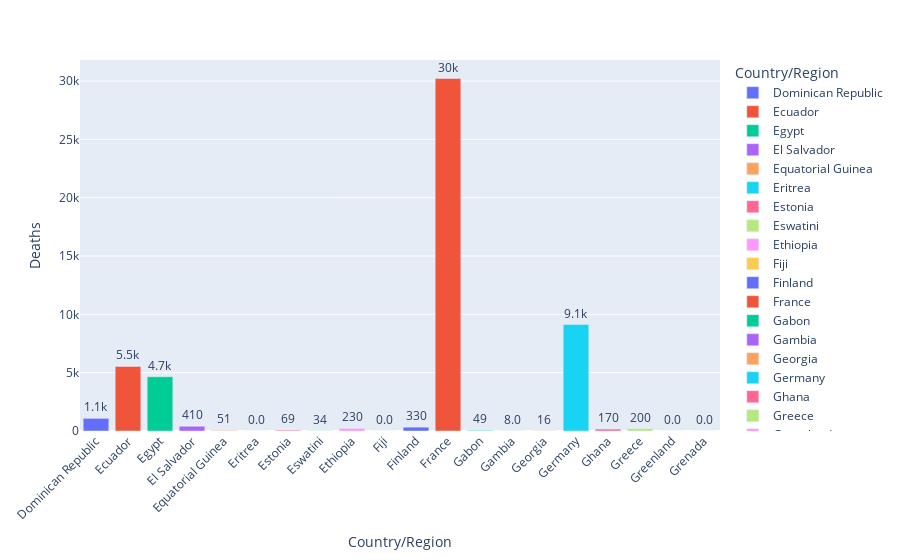

Write notebook code for a chart like this one.
### Markdown cell above
## Deaths for next 50 countries

### Code cell
fig1 = px.bar(country_wise[50:70], y='Deaths', x='Country/Region', text='Deaths', color='Country/Region')
# Put bar total value above bars with 2 values of precision
fig1.update_traces(texttemplate='%{text:.2s}', textposition='outside')
# Set fontsize and uniformtext_mode='hide' says to hide the text if it won't fit
fig1.update_layout(uniformtext_minsize=8)
# Rotate labels 45 degrees
fig1.update_layout(xaxis_tickangle=-45)
fig1

### Figure 1 — Plotly figure (JSON) as saved in the notebook; plotly's stock layout.template omitted (floating-point values rounded to 4 significant figures)
{"data": [{"alignmentgroup": "True", "hovertemplate": "Country/Region=%{x}<br>Deaths=%{text}<extra></extra>", "legendgroup": "Dominican Republic", "marker": {"color": "#636efa", "pattern": {"shape": ""}}, "name": "Dominican Republic", "offsetgroup": "Dominican Republic", "orientation": "v", "showlegend": true, "text": [1083], "textposition": "outside", "x": ["Dominican Republic"], "xaxis": "x", "y": [1083], "yaxis": "y", "type": "bar", "texttemplate": "%{text:.2s}"}, {"alignmentgroup": "True", "hovertemplate": "Country/Region=%{x}<br>Deaths=%{text}<extra></extra>", "legendgroup": "Ecuador", "marker": {"color": "#EF553B", "pattern": {"shape": ""}}, "name": "Ecuador", "offsetgroup": "Ecuador", "orientation": "v", "showlegend": true, "text": [5532], "textposition": "outside", "x": ["Ecuador"], "xaxis": "x", "y": [5532], "yaxis": "y", "type": "bar", "texttemplate": "%{text:.2s}"}, {"alignmentgroup": "True", "hovertemplate": "Country/Region=%{x}<br>Deaths=%{text}<extra></extra>", "legendgroup": "Egypt", "marker": {"color": "#00cc96", "pattern": {"shape": ""}}, "name": "Egypt", "offsetgroup": "Egypt", "orientation": "v", "showlegend": true, "text": [4652], "textposition": "outside", "x": ["Egypt"], "xaxis": "x", "y": [4652], "yaxis": "y", "type": "bar", "texttemplate": "%{text:.2s}"}, {"alignmentgroup": "True", "hovertemplate": "Country/Region=%{x}<br>Deaths=%{text}<extra></extra>", "legendgroup": "El Salvador", "marker": {"color": "#ab63fa", "pattern": {"shape": ""}}, "name": "El Salvador", "offsetgroup": "El Salvador", "orientation": "v", "showlegend": true, "text": [408], "textposition": "outside", "x": ["El Salvador"], "xaxis": "x", "y": [408], "yaxis": "y", "type": "bar", "texttemplate": "%{text:.2s}"}, {"alignmentgroup": "True", "hovertemplate": "Country/Region=%{x}<br>Deaths=%{text}<extra></extra>", "legendgroup": "Equatorial Guinea", "marker": {"color": "#FFA15A", "pattern": {"shape": ""}}, "name": "Equatorial Guinea", "offsetgroup": "Equatorial Guinea", "orientation": "v", "showlegend": true, "text": [51], "textposition": "outside", "x": ["Equatorial Guinea"], "xaxis": "x", "y": [51], "yaxis": "y", "type": "bar", "texttemplate": "%{text:.2s}"}, {"alignmentgroup": "True", "hovertemplate": "Country/Region=%{x}<br>Deaths=%{text}<extra></extra>", "legendgroup": "Eritrea", "marker": {"color": "#19d3f3", "pattern": {"shape": ""}}, "name": "Eritrea", "offsetgroup": "Eritrea", "orientation": "v", "showlegend": true, "text": [0], "textposition": "outside", "x": ["Eritrea"], "xaxis": "x", "y": [0], "yaxis": "y", "type": "bar", "texttemplate": "%{text:.2s}"}, {"alignmentgroup": "True", "hovertemplate": "Country/Region=%{x}<br>Deaths=%{text}<extra></extra>", "legendgroup": "Estonia", "marker": {"color": "#FF6692", "pattern": {"shape": ""}}, "name": "Estonia", "offsetgroup": "Estonia", "orientation": "v", "showlegend": true, "text": [69], "textposition": "outside", "x": ["Estonia"], "xaxis": "x", "y": [69], "yaxis": "y", "type": "bar", "texttemplate": "%{text:.2s}"}, {"alignmentgroup": "True", "hovertemplate": "Country/Region=%{x}<br>Deaths=%{text}<extra></extra>", "legendgroup": "Eswatini", "marker": {"color": "#B6E880", "pattern": {"shape": ""}}, "name": "Eswatini", "offsetgroup": "Eswatini", "orientation": "v", "showlegend": true, "text": [34], "textposition": "outside", "x": ["Eswatini"], "xaxis": "x", "y": [34], "yaxis": "y", "type": "bar", "texttemplate": "%{text:.2s}"}, {"alignmentgroup": "True", "hovertemplate": "Country/Region=%{x}<br>Deaths=%{text}<extra></extra>", "legendgroup": "Ethiopia", "marker": {"color": "#FF97FF", "pattern": {"shape": ""}}, "name": "Ethiopia", "offsetgroup": "Ethiopia", "orientation": "v", "showlegend": true, "text": [228], "textposition": "outside", "x": ["Ethiopia"], "xaxis": "x", "y": [228], "yaxis": "y", "type": "bar", "texttemplate": "%{text:.2s}"}, {"alignmentgroup": "True", "hovertemplate": "Country/Region=%{x}<br>Deaths=%{text}<extra></extra>", "legendgroup": "Fiji", "marker": {"color": "#FECB52", "pattern": {"shape": ""}}, "name": "Fiji", "offsetgroup": "Fiji", "orientation": "v", "showlegend": true, "text": [0], "textposition": "outside", "x": ["Fiji"], "xaxis": "x", "y": [0], "yaxis": "y", "type": "bar", "texttemplate": "%{text:.2s}"}, {"alignmentgroup": "True", "hovertemplate": "Country/Region=%{x}<br>Deaths=%{text}<extra></extra>", "legendgroup": "Finland", "marker": {"color": "#636efa", "pattern": {"shape": ""}}, "name": "Finland", "offsetgroup": "Finland", "orientation": "v", "showlegend": true, "text": [329], "textposition": "outside", "x": ["Finland"], "xaxis": "x", "y": [329], "yaxis": "y", "type": "bar", "texttemplate": "%{text:.2s}"}, {"alignmentgroup": "True", "hovertemplate": "Country/Region=%{x}<br>Deaths=%{text}<extra></extra>", "legendgroup": "France", "marker": {"color": "#EF553B", "pattern": {"shape": ""}}, "name": "France", "offsetgroup": "France", "orientation": "v", "showlegend": true, "text": [30212], "textposition": "outside", "x": ["France"], "xaxis": "x", "y": [30212], "yaxis": "y", "type": "bar", "texttemplate": "%{text:.2s}"}, {"alignmentgroup": "True", "hovertemplate": "Country/Region=%{x}<br>Deaths=%{text}<extra></extra>", "legendgroup": "Gabon", "marker": {"color": "#00cc96", "pattern": {"shape": ""}}, "name": "Gabon", "offsetgroup": "Gabon", "orientation": "v", "showlegend": true, "text": [49], "textposition": "outside", "x": ["Gabon"], "xaxis": "x", "y": [49], "yaxis": "y", "type": "bar", "texttemplate": "%{text:.2s}"}, {"alignmentgroup": "True", "hovertemplate": "Country/Region=%{x}<br>Deaths=%{text}<extra></extra>", "legendgroup": "Gambia", "marker": {"color": "#ab63fa", "pattern": {"shape": ""}}, "name": "Gambia", "offsetgroup": "Gambia", "orientation": "v", "showlegend": true, "text": [8], "textposition": "outside", "x": ["Gambia"], "xaxis": "x", "y": [8], "yaxis": "y", "type": "bar", "texttemplate": "%{text:.2s}"}, {"alignmentgroup": "True", "hovertemplate": "Country/Region=%{x}<br>Deaths=%{text}<extra></extra>", "legendgroup": "Georgia", "marker": {"color": "#FFA15A", "pattern": {"shape": ""}}, "name": "Georgia", "offsetgroup": "Georgia", "orientation": "v", "showlegend": true, "text": [16], "textposition": "outside", "x": ["Georgia"], "xaxis": "x", "y": [16], "yaxis": "y", "type": "bar", "texttemplate": "%{text:.2s}"}, {"alignmentgroup": "True", "hovertemplate": "Country/Region=%{x}<br>Deaths=%{text}<extra></extra>", "legendgroup": "Germany", "marker": {"color": "#19d3f3", "pattern": {"shape": ""}}, "name": "Germany", "offsetgroup": "Germany", "orientation": "v", "showlegend": true, "text": [9125], "textposition": "outside", "x": ["Germany"], "xaxis": "x", "y": [9125], "yaxis": "y", "type": "bar", "texttemplate": "%{text:.2s}"}, {"alignmentgroup": "True", "hovertemplate": "Country/Region=%{x}<br>Deaths=%{text}<extra></extra>", "legendgroup": "Ghana", "marker": {"color": "#FF6692", "pattern": {"shape": ""}}, "name": "Ghana", "offsetgroup": "Ghana", "orientation": "v", "showlegend": true, "text": [168], "textposition": "outside", "x": ["Ghana"], "xaxis": "x", "y": [168], "yaxis": "y", "type": "bar", "texttemplate": "%{text:.2s}"}, {"alignmentgroup": "True", "hovertemplate": "Country/Region=%{x}<br>Deaths=%{text}<extra></extra>", "legendgroup": "Greece", "marker": {"color": "#B6E880", "pattern": {"shape": ""}}, "name": "Greece", "offsetgroup": "Greece", "orientation": "v", "showlegend": true, "text": [202], "textposition": "outside", "x": ["Greece"], "xaxis": "x", "y": [202], "yaxis": "y", "type": "bar", "texttemplate": "%{text:.2s}"}, {"alignmentgroup": "True", "hovertemplate": "Country/Region=%{x}<br>Deaths=%{text}<extra></extra>", "legendgroup": "Greenland", "marker": {"color": "#FF97FF", "pattern": {"shape": ""}}, "name": "Greenland", "offsetgroup": "Greenland", "orientation": "v", "showlegend": true, "text": [0], "textposition": "outside", "x": ["Greenland"], "xaxis": "x", "y": [0], "yaxis": "y", "type": "bar", "texttemplate": "%{text:.2s}"}, {"alignmentgroup": "True", "hovertemplate": "Country/Region=%{x}<br>Deaths=%{text}<extra></extra>", "legendgroup": "Grenada", "marker": {"color": "#FECB52", "pattern": {"shape": ""}}, "name": "Grenada", "offsetgroup": "Grenada", "orientation": "v", "showlegend": true, "text": [0], "textposition": "outside", "x": ["Grenada"], "xaxis": "x", "y": [0], "yaxis": "y", "type": "bar", "texttemplate": "%{text:.2s}"}], "layout": {"xaxis": {"anchor": "y", "domain": [0, 1], "title": {"text": "Country/Region"}, "categoryorder": "array", "categoryarray": ["Dominican Republic", "Ecuador", "Egypt", "El Salvador", "Equatorial Guinea", "Eritrea", "Estonia", "Eswatini", "Ethiopia", "Fiji", "Finland", "France", "Gabon", "Gambia", "Georgia", "Germany", "Ghana", "Greece", "Greenland", "Grenada"], "tickangle": -45}, "yaxis": {"anchor": "x", "domain": [0, 1], "title": {"text": "Deaths"}}, "legend": {"title": {"text": "Country/Region"}, "tracegroupgap": 0}, "margin": {"t": 60}, "barmode": "relative", "uniformtext": {"minsize": 8}}}
